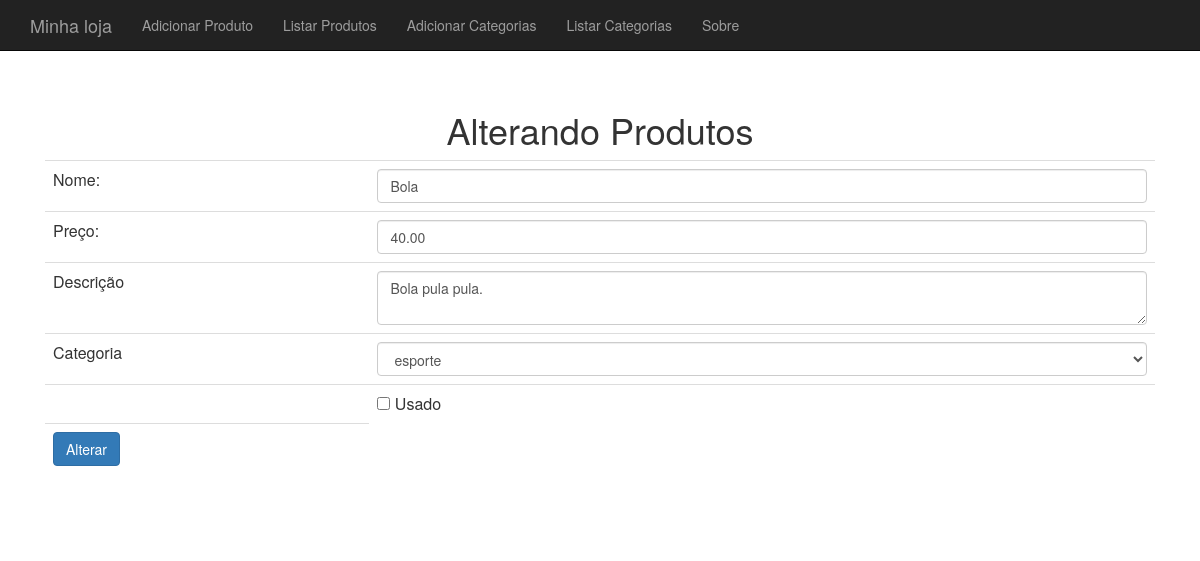
/produto-altera-formulario.php?id=11, run on the app's committed database.
### tables this page shows
CREATE TABLE `produtos` (
  `id` int(11) NOT NULL,
  `nome` varchar(255) DEFAULT NULL,
  `preco` decimal(10,2) DEFAULT NULL,
  `descricao` text,
  `categoria_id` int(11) DEFAULT NULL,
  `usado` tinyint(1) DEFAULT '0'
);

### banco-produto.php (called while the page is built, shortened)
<?php
function buscaProduto($conexao, $id){
	$query = "select * from produtos where id = {$id}";
	$resultado = mysqli_query($conexao, $query);
	return mysqli_fetch_assoc($resultado);
}
?>

### banco-categoria.php (called while the page is built)
<?php
function listaCategorias($conexao){
	$categorias = array();
	$resultado = mysqli_query($conexao, "select * from categorias");
	while($categoria = mysqli_fetch_assoc($resultado)){
		array_push($categorias, $categoria);
	}
	return $categorias;
}
?>

### produto-altera-formulario.php (the view, shortened to what this page needs)
<?php
include("cabecalho.php");
include("conecta.php");
include("banco-categoria.php");
include("banco-produto.php");
$id = $_GET['id'];
$categorias = listaCategorias($conexao);
$produto = buscaProduto($conexao, $id);
$usado = $produto['usado'] ? "checked = 'checked'" : "";
?>
	<h1>Alterando Produtos</h1>
	<form action="altera-produto.php" method="post">
		<table class="table">
			<tr>
				<td>Nome:</td>
				<td><input class="form-control" type="text" name="nome" value="<?php echo $produto['nome'];?>"></td>
			</tr>
			<tr>
				<td>Preço:</td>
				<td><input class="form-control" type="number" name="preco" value="<?php echo $produto['preco'];?>"></td>
			</tr>
			<tr>
				<td>Descrição</td>
				<td><textarea class="form-control" name="descricao"><?php echo $produto['descricao'];?></textarea></td>
			</tr>
			<tr>
				<td>Categoria</td>
				<td>
				<select name="categoria_id" class="form-control">
				<?php foreach($categorias as $categoria):
					$essaEhACategoria = $produto['categoria_id'] == $categoria['id'];
					$selecao = $essaEhACategoria ? "selected='selected'" : "";
					?>
						<option value="<?php echo $categoria['id'] ?>" <?php echo $selecao;?>>
							<?php echo $categoria['nome'];?>
						</option>
				<?php endforeach?>
				</select>
				</td>
			</tr>
			<tr>
			<td></td>
			<td><input type="checkbox" name="usado" value="true" <?php echo $usado;?>> Usado</td>
			</tr>
			<tr>
				<td><input class="btn btn-primary" type="submit" value="Alterar"></td>
			</tr>
		</table>
	</form>
<?php include("rodape.php"); ?>

### css/loja.css (style rules this page uses)
body { padding-top:50px; }

### data on the page
produtos: nome "Bola", preco "40.00", descricao "Bola pula pula."

### other printed values
form field categoria_id "esporte"
